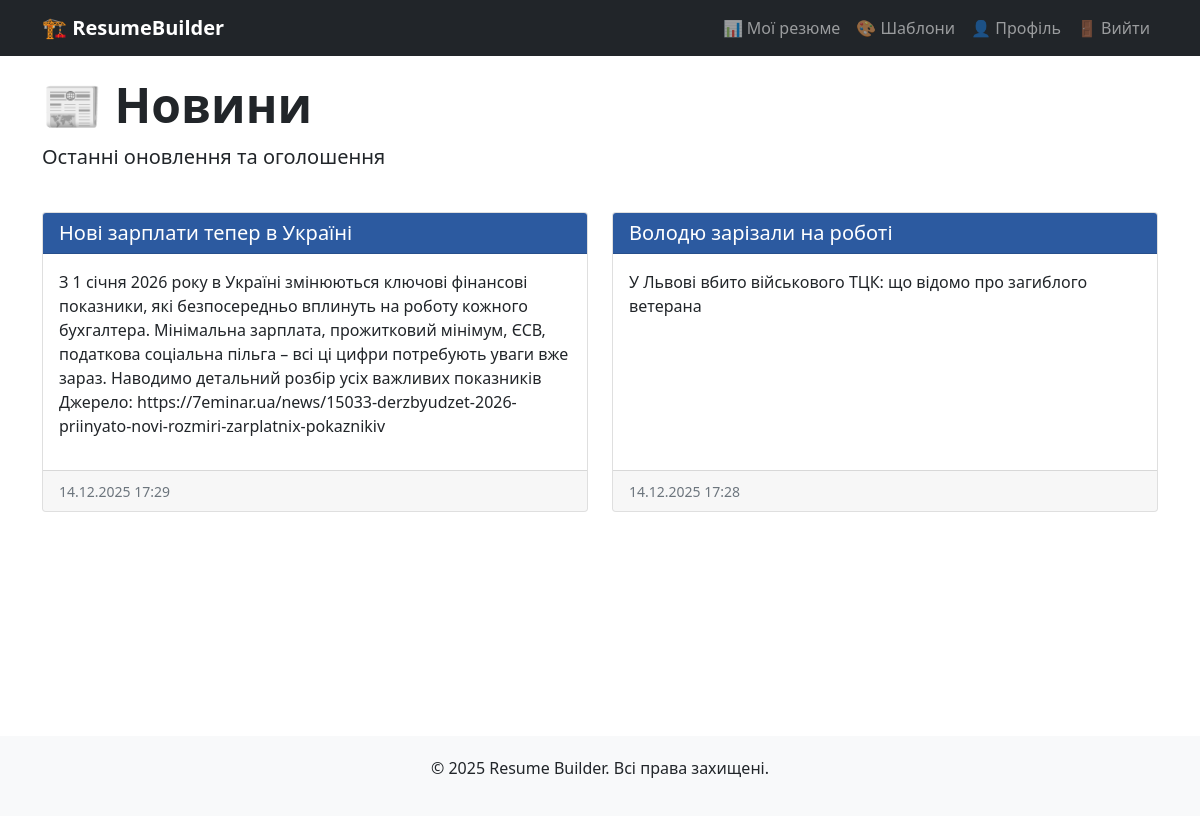
Page /news/ (signed in) on the committed database.
### news/models.py (models this page shows, shortened)
class News(models.Model):
    title = models.CharField(max_length=200, verbose_name="Заголовок")
    content = models.TextField(verbose_name="Зміст")
    created_at = models.DateTimeField(auto_now_add=True, verbose_name="Дата створення")
    is_active = models.BooleanField(default=True, verbose_name="Активна")
    class Meta:
        verbose_name = "Новина"
        verbose_name_plural = "Новини"
        ordering = ['-created_at']

### news/views.py (the view)
# urls.py: path('', views.news_list, name='news_list'),
def news_list(request):
    news = News.objects.filter(is_active=True).order_by('-created_at')
    return render(request, 'news/news_list.html', {'news': news})

### templates/news/news_list.html (shortened to what this page needs)
{% extends 'base.html' %}
{% block content %}
<div class="container">
    <div class="row mb-4">
        <div class="col-12">
            <h1 class="display-5 fw-bold">📰 Новини</h1>
            <p class="lead">Останні оновлення та оголошення</p>
        </div>
    </div>
    {% if news %}
    <div class="row">
        {% for item in news %}
        <div class="col-md-6 mb-4">
            <div class="card h-100">
                <div class="card-header bg-primary text-white">
                    <h5 class="mb-0">{{ item.title }}</h5>
                </div>
                <div class="card-body">
                    <p>{{ item.content }}</p>
                </div>
                <div class="card-footer">
                    <small class="text-muted">
                        {{ item.created_at|date:"d.m.Y H:i" }}
                    </small>
                </div>
            </div>
        </div>
        {% endfor %}
    </div>
    {% else %}
    <div class="text-center py-5">
        <h4>Новини відсутні</h4>
        <p>Слідкуйте за оновленнями!</p>
    </div>
    {% endif %}
</div>
{% endblock %}

### static/css/resume.css (style rules this page uses)
.bg-primary { background-color: #2c5aa0 !important; }

### rows in the picture
News: title "Нові зарплати тепер в Україні", content "З 1 січня 2026 року в Україні змінюються ключові фінансові показники, які безпосередньо вплинуть на роботу кожного бухгалтера. Мінімальна зарплата, прожитковий мінімум, ЄСВ, податкова соціальна пільга – всі ці цифри потребують уваги вже зараз. Наводимо детальний розбір усіх важливих показників Джерело: https://7eminar.ua/news/15033-derzbyudzet-2026-priinyato-novi-rozmiri-zarplatnix-pokaznikiv", created_at "14.12.2025 17:29"
News: title "Володю зарізали на роботі", content "У Львові вбито військового ТЦК: що відомо про загиблого ветерана", created_at "14.12.2025 17:28"
